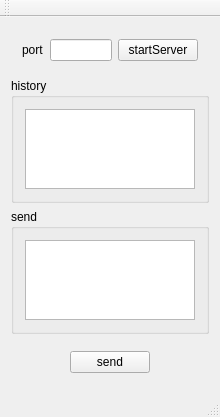
<?xml version="1.0" encoding="UTF-8"?>
<ui version="4.0">
 <class>MainWindow</class>
 <widget class="QMainWindow" name="MainWindow">
  <property name="geometry">
   <rect>
    <x>0</x>
    <y>0</y>
    <width>220</width>
    <height>417</height>
   </rect>
  </property>
  <property name="windowTitle">
   <string>MainWindow</string>
  </property>
  <widget class="QWidget" name="centralWidget">
   <layout class="QVBoxLayout" name="verticalLayout">
    <item>
     <widget class="QWidget" name="widget" native="true">
      <layout class="QHBoxLayout" name="horizontalLayout">
       <item>
        <widget class="QLabel" name="port_lable">
         <property name="text">
          <string>port</string>
         </property>
        </widget>
       </item>
       <item>
        <widget class="QLineEdit" name="port_2"/>
       </item>
       <item>
        <widget class="QPushButton" name="start">
         <property name="text">
          <string>startServer</string>
         </property>
        </widget>
       </item>
      </layout>
     </widget>
    </item>
    <item>
     <widget class="QGroupBox" name="groupBox">
      <property name="title">
       <string>history</string>
      </property>
      <layout class="QHBoxLayout" name="horizontalLayout_4">
       <item>
        <widget class="QTextEdit" name="textEdit_history"/>
       </item>
      </layout>
     </widget>
    </item>
    <item>
     <widget class="QGroupBox" name="groupBox_2">
      <property name="title">
       <string>send</string>
      </property>
      <layout class="QHBoxLayout" name="horizontalLayout_3">
       <item>
        <widget class="QTextEdit" name="textEdit_message"/>
       </item>
      </layout>
     </widget>
    </item>
    <item>
     <widget class="QWidget" name="widget_2" native="true">
      <layout class="QHBoxLayout" name="horizontalLayout_2">
       <item>
        <spacer name="horizontalSpacer">
         <property name="orientation">
          <enum>Qt::Horizontal</enum>
         </property>
         <property name="sizeHint" stdset="0">
          <size>
           <width>40</width>
           <height>20</height>
          </size>
         </property>
        </spacer>
       </item>
       <item>
        <widget class="QPushButton" name="send">
         <property name="text">
          <string>send</string>
         </property>
        </widget>
       </item>
       <item>
        <spacer name="horizontalSpacer_2">
         <property name="orientation">
          <enum>Qt::Horizontal</enum>
         </property>
         <property name="sizeHint" stdset="0">
          <size>
           <width>43</width>
           <height>20</height>
          </size>
         </property>
        </spacer>
       </item>
      </layout>
     </widget>
    </item>
   </layout>
  </widget>
  <widget class="QMenuBar" name="menuBar">
   <property name="geometry">
    <rect>
     <x>0</x>
     <y>0</y>
     <width>220</width>
     <height>28</height>
    </rect>
   </property>
  </widget>
  <widget class="QToolBar" name="mainToolBar">
   <attribute name="toolBarArea">
    <enum>TopToolBarArea</enum>
   </attribute>
   <attribute name="toolBarBreak">
    <bool>false</bool>
   </attribute>
  </widget>
  <widget class="QStatusBar" name="statusBar"/>
 </widget>
 <layoutdefault spacing="6" margin="11"/>
 <resources/>
 <connections/>
</ui>
